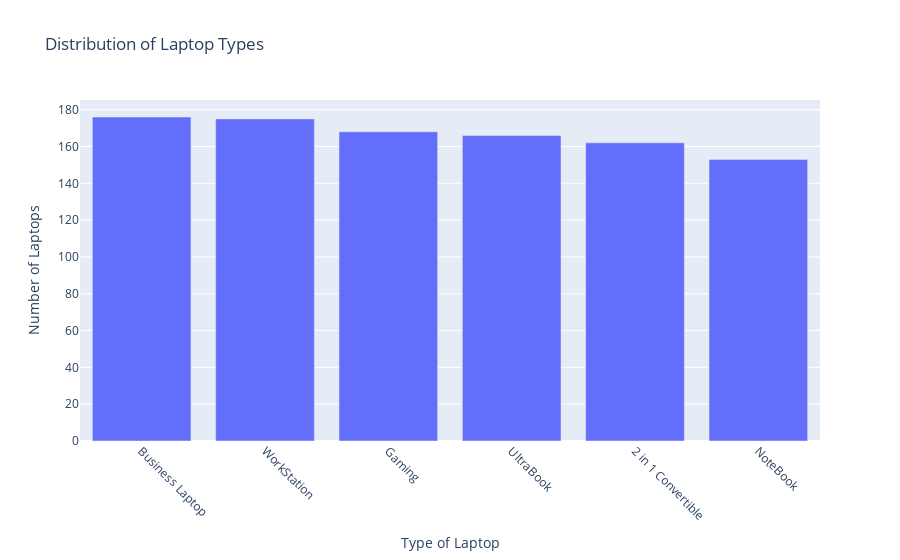

The notebook cell this image was saved under:
### Code cell
# 1. Type of Laptop
type_count = df['TypeOfLaptop'].value_counts().reset_index()
type_count.columns = ['TypeOfLaptop', 'Count']

fig = px.bar(type_count,
             x='TypeOfLaptop', 
             y='Count', 
             title='Distribution of Laptop Types', 
             labels={'Count': 'Number of Laptops', 'TypeOfLaptop': 'Type of Laptop'})

fig.update_layout(xaxis=dict(tickangle=45))
fig.show()

### Figure 1 — Plotly figure (JSON) as saved in the notebook; plotly's stock layout.template omitted (floating-point values rounded to 4 significant figures)
{"data": [{"alignmentgroup": "True", "hovertemplate": "Type of Laptop=%{x}<br>Number of Laptops=%{y}<extra></extra>", "legendgroup": "", "marker": {"color": "#636efa", "pattern": {"shape": ""}}, "name": "", "offsetgroup": "", "orientation": "v", "showlegend": false, "textposition": "auto", "type": "bar", "x": ["Business Laptop", "WorkStation", "Gaming", "UltraBook", "2 in 1 Convertible", "NoteBook"], "xaxis": "x", "y": [176, 175, 168, 166, 162, 153], "yaxis": "y"}], "layout": {"barmode": "relative", "legend": {"tracegroupgap": 0}, "title": {"text": "Distribution of Laptop Types"}, "xaxis": {"anchor": "y", "domain": [0, 1], "tickangle": 45, "title": {"text": "Type of Laptop"}}, "yaxis": {"anchor": "x", "domain": [0, 1], "title": {"text": "Number of Laptops"}}}}
